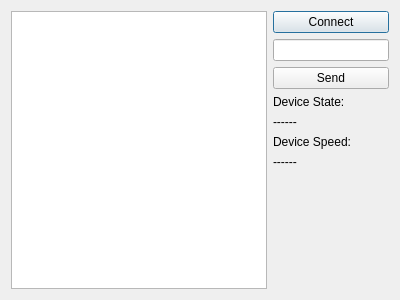
<?xml version="1.0" encoding="UTF-8"?>
<ui version="4.0">
 <class>DeviceDialog</class>
 <widget class="QDialog" name="DeviceDialog">
  <property name="geometry">
   <rect>
    <x>0</x>
    <y>0</y>
    <width>400</width>
    <height>300</height>
   </rect>
  </property>
  <property name="windowTitle">
   <string>Dialog</string>
  </property>
  <layout class="QHBoxLayout" name="horizontalLayout">
   <item>
    <widget class="QListWidget" name="lstMessages"/>
   </item>
   <item>
    <layout class="QVBoxLayout" name="verticalLayout">
     <item>
      <widget class="QPushButton" name="btnConnect">
       <property name="text">
        <string>Connect</string>
       </property>
      </widget>
     </item>
     <item>
      <widget class="QLineEdit" name="lnMessage"/>
     </item>
     <item>
      <widget class="QPushButton" name="btnSend">
       <property name="text">
        <string>Send</string>
       </property>
      </widget>
     </item>
     <item>
      <widget class="QLabel" name="label">
       <property name="text">
        <string>Device State:</string>
       </property>
      </widget>
     </item>
     <item>
      <widget class="QLabel" name="lblState">
       <property name="text">
        <string>------</string>
       </property>
      </widget>
     </item>
     <item>
      <widget class="QLabel" name="label_3">
       <property name="text">
        <string>Device Speed:</string>
       </property>
      </widget>
     </item>
     <item>
      <widget class="QLabel" name="lblSpeed">
       <property name="text">
        <string>------</string>
       </property>
      </widget>
     </item>
     <item>
      <spacer name="verticalSpacer">
       <property name="orientation">
        <enum>Qt::Vertical</enum>
       </property>
       <property name="sizeHint" stdset="0">
        <size>
         <width>20</width>
         <height>40</height>
        </size>
       </property>
      </spacer>
     </item>
    </layout>
   </item>
  </layout>
 </widget>
 <resources/>
 <connections/>
</ui>
